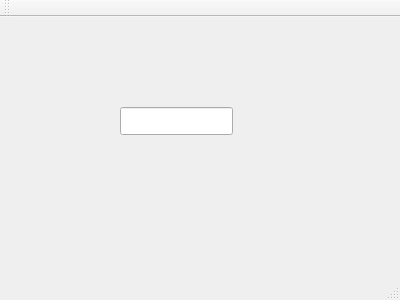
<?xml version="1.0" encoding="UTF-8"?>
<ui version="4.0">
 <class>MainWindow</class>
 <widget class="QMainWindow" name="MainWindow">
  <property name="geometry">
   <rect>
    <x>0</x>
    <y>0</y>
    <width>400</width>
    <height>300</height>
   </rect>
  </property>
  <property name="windowTitle">
   <string>MainWindow</string>
  </property>
  <widget class="QWidget" name="centralWidget">
   <widget class="QLineEdit" name="lineEdit_saisir">
    <property name="geometry">
     <rect>
      <x>120</x>
      <y>90</y>
      <width>113</width>
      <height>28</height>
     </rect>
    </property>
   </widget>
  </widget>
  <widget class="QMenuBar" name="menuBar">
   <property name="geometry">
    <rect>
     <x>0</x>
     <y>0</y>
     <width>400</width>
     <height>25</height>
    </rect>
   </property>
  </widget>
  <widget class="QToolBar" name="mainToolBar">
   <attribute name="toolBarArea">
    <enum>TopToolBarArea</enum>
   </attribute>
   <attribute name="toolBarBreak">
    <bool>false</bool>
   </attribute>
  </widget>
  <widget class="QStatusBar" name="statusBar"/>
 </widget>
 <layoutdefault spacing="6" margin="11"/>
 <resources/>
 <connections/>
</ui>
